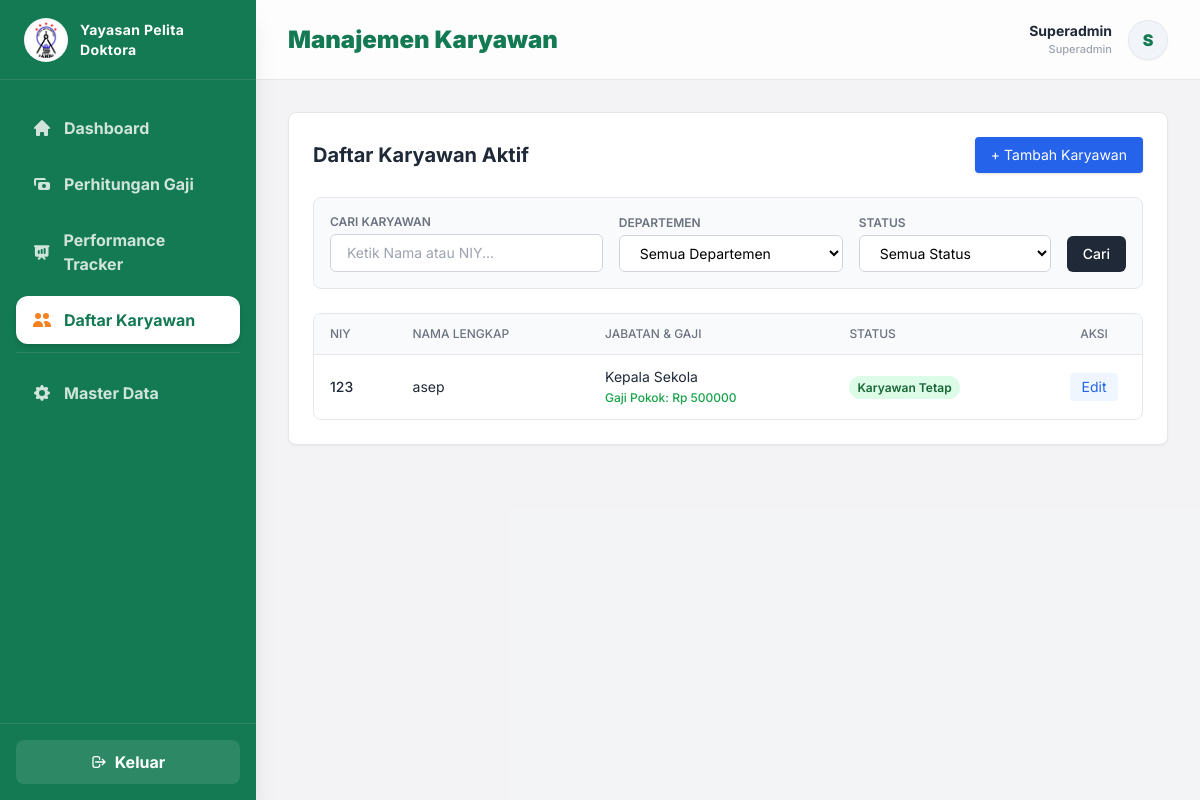
Before: /karyawan/ (signed in) with the older database file.
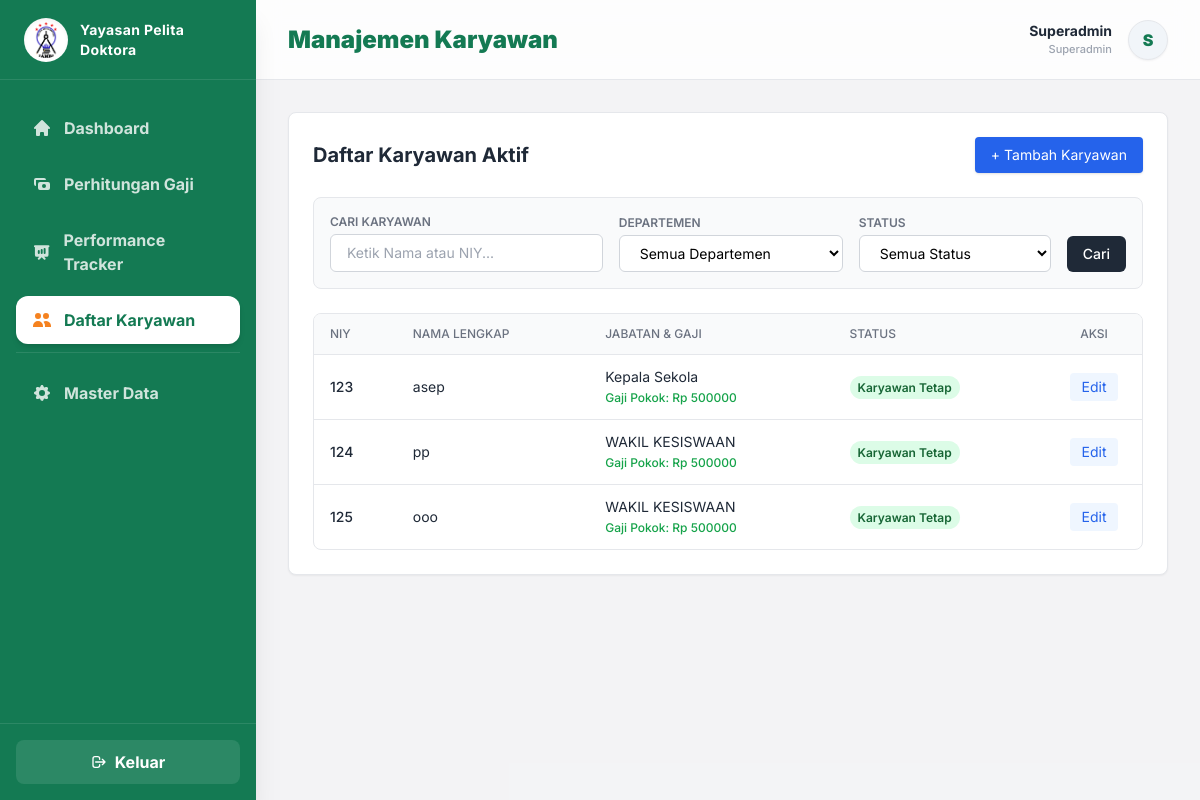
After: the same page with the newer database file.
### hr/models.py (models this page shows, shortened)
class Employee(models.Model):
    STATUS_CHOICES = [
        ('Tetap', 'Karyawan Tetap'),
        ('Contrak', 'Karyawan Kontrak'),
        ('Percobaan', 'Masa Percobaan (Probation)'),
    ]
    niy = models.CharField(max_length=50, unique=True)
    nama = models.CharField(max_length=100)
    position = models.ForeignKey(Position, on_delete=models.CASCADE, related_name='employees')
    alamat = models.TextField(blank=True, null=True)
    no_hp = models.CharField(max_length=20, blank=True, null=True)
    tanggal_masuk = models.DateField()
    status_karyawan = models.CharField(max_length=20, choices=STATUS_CHOICES, default='Tetap')
    gaji_pokok = models.DecimalField(max_digits=12, decimal_places=0, default=0)

class Position(models.Model):
    departement = models.ForeignKey(Departement, on_delete=models.CASCADE, related_name='positions')
    nama_jabatan = models.CharField(max_length=255)
    gaji_pokok = models.DecimalField(max_digits=15, decimal_places=2, default=0.00)
    tunjangan_jabatan = models.DecimalField(max_digits=15, decimal_places=2, default=0.00)

### hr/views.py (the view, shortened to what this page needs)
# urls.py: path('karyawan/', views.karyawan_view, name='karyawan'),
@login_required(login_url='login')
def karyawan_view(request):
    employees = Employee.objects.all()
    search_query = request.GET.get('q', '')
    dept_filter = request.GET.get('dept', '')
    status_filter = request.GET.get('status', '')
    if search_query:
        employees = employees.filter(Q(nama__icontains=search_query) | Q(niy__icontains=search_query))
    if dept_filter:
        employees = employees.filter(position__departement_id=dept_filter)
    if status_filter:
        employees = employees.filter(status_karyawan=status_filter)
    context = {
        'employees': employees,
        'positions': Position.objects.all(),
        'departements': Departement.objects.all(),
        'status_choices': Employee.STATUS_CHOICES,
        'search_query': search_query,
        'dept_filter': dept_filter,
        'status_filter': status_filter,
    }
    return render(request, 'hr/karyawan.html', context)

### hr/templates/hr/karyawan.html (shortened to what the changed rows need)
{% extends 'hr/base.html' %}
{% block header_title %}Manajemen Karyawan{% endblock %}
{% block content %}
<div class="space-y-6">
    <div class="bg-white p-6 rounded-lg shadow-sm border border-gray-200">
        <div class="flex justify-between items-center mb-6">
            <h2 class="text-xl font-bold text-gray-800">Daftar Karyawan Aktif</h2>
        </div>
        <div class="overflow-x-auto border border-gray-200 rounded-lg">
            <table class="min-w-full divide-y divide-gray-200">
                <thead class="bg-gray-50">
                    <tr>
                        <th class="px-4 py-3 text-left text-xs font-medium text-gray-500 uppercase">NIY</th>
                        <th class="px-4 py-3 text-left text-xs font-medium text-gray-500 uppercase">Nama Lengkap</th>
                        <th class="px-4 py-3 text-left text-xs font-medium text-gray-500 uppercase">Jabatan {% if request.user.role == 'superadmin' or request.user.role == 'biro_keuangan' %}& Gaji{% endif %}</th>
                        <th class="px-4 py-3 text-left text-xs font-medium text-gray-500 uppercase">Status</th>
                        <th class="px-4 py-3 text-center text-xs font-medium text-gray-500 uppercase w-24">Aksi</th>
                    </tr>
                </thead>
                <tbody class="divide-y divide-gray-200">
                    {% for emp in employees %}
                    <tr>
                        <td class="px-4 py-3 text-sm text-gray-800 font-medium">{{ emp.niy }}</td>
                        <td class="px-4 py-3 text-sm text-gray-800">{{ emp.nama }}</td>
                        <td class="px-4 py-3 text-sm text-gray-800">
                            {{ emp.position.nama_jabatan }}<br>
                            {% if request.user.role == 'superadmin' or request.user.role == 'biro_keuangan' %}
                                <span class="text-xs text-green-600 font-medium">Gaji Pokok: Rp {{ emp.gaji_pokok }}</span>
                            {% endif %}
                        </td>
                        <td class="px-4 py-3 text-sm">
                            <span class="px-2 py-1 text-xs font-semibold rounded-full
                                {% if emp.status_karyawan == 'Tetap' %}bg-green-100 text-green-800
                                {% elif emp.status_karyawan == 'Kontrak' %}bg-blue-100 text-blue-800
                                {% else %}bg-yellow-100 text-yellow-800{% endif %}">
                                {{ emp.get_status_karyawan_display|default:emp.status_karyawan }}
                            </span>
                        </td>
                        <td class="px-4 py-3 text-sm text-center">
                            <button onclick="openModal('modalEditKaryawan{{ emp.id }}')" class="text-blue-600 hover:text-blue-800 bg-blue-50 px-3 py-1 rounded transition">Edit</button>
                        </td>
                    </tr>
                    {% empty %}
                    <tr><td colspan="5" class="px-4 py-8 text-sm text-center text-gray-500">Karyawan tidak ditemukan.</td></tr>
                    {% endfor %}
                </tbody>
            </table>
        </div>
    </div>
</div>
{% endblock %}

Changed rows visible on the page:
added Employee: niy "124", nama "pp", position.nama_jabatan "WAKIL KESISWAAN", gaji_pokok "500000", status_karyawan "Karyawan Tetap"
added Employee: niy "125", nama "ooo", position.nama_jabatan "WAKIL KESISWAAN", gaji_pokok "500000", status_karyawan "Karyawan Tetap"
